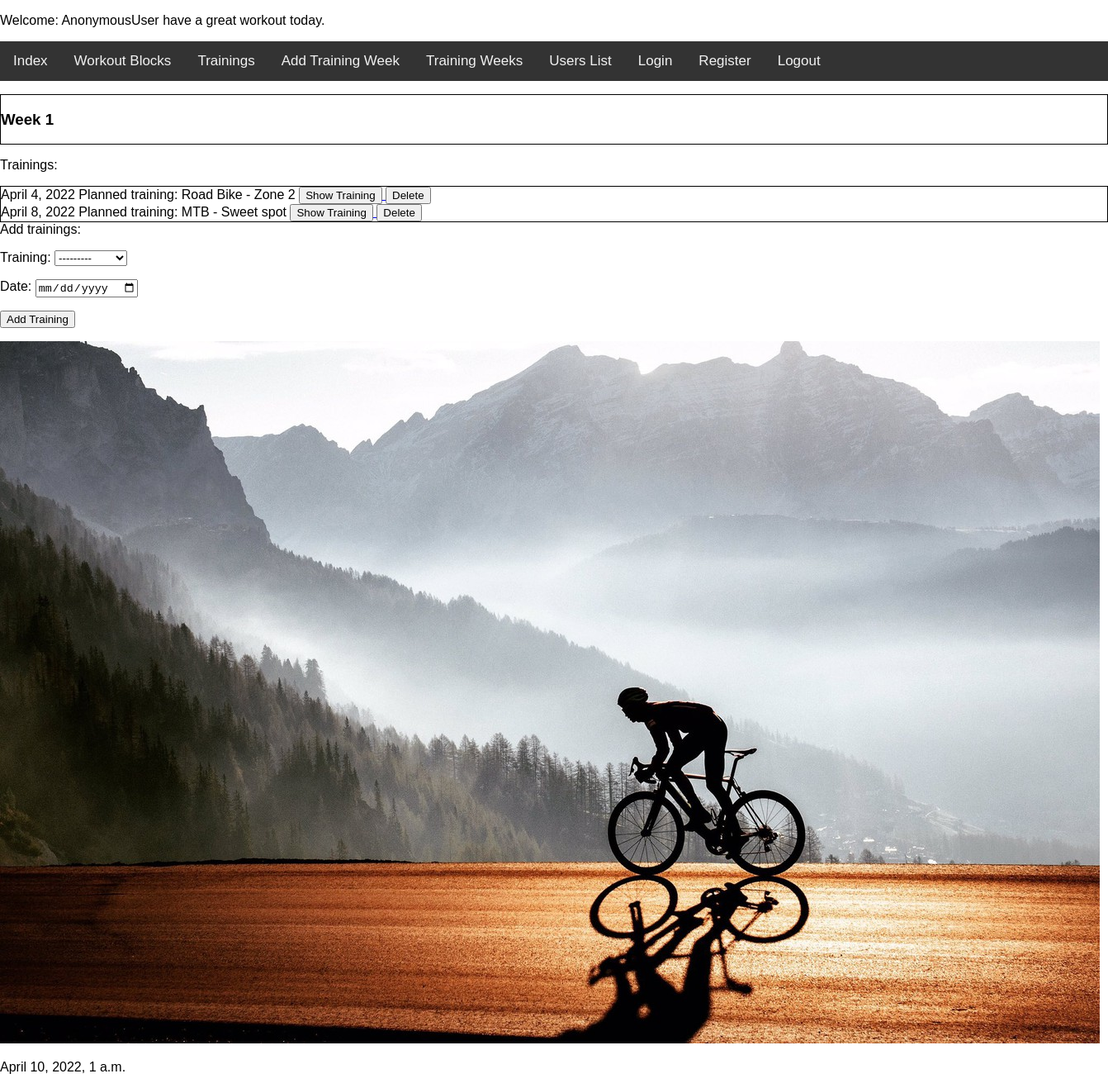
Page /trainingz_app/training_week/1/ on the committed database.
### trainingz_app/models.py (models this page shows, shortened)
class TrainingWeek(models.Model):
    name = models.CharField(max_length=40)
    start_date = models.DateField()
    end_date = models.DateField()
    trainings = models.ManyToManyField(TrainingDay)
    description = models.TextField()

class TrainingDay(models.Model):
    training = models.ForeignKey(Training, on_delete=models.CASCADE)
    date = models.DateField()
    def get_absolute_url(self):
        return reverse("detail_training_day", args=(self.id,))
    def get_delete_url(self):
        return reverse("delete_training_day", kwargs={"id": self.id})

class Training(models.Model):
    name = models.CharField(max_length=50)
    activity = models.ForeignKey(Activity, on_delete=models.CASCADE)
    description = models.TextField()
    workout_blocks = models.ManyToManyField(WorkoutBlock)
    def __str__(self):
        return self.name

class Activity(models.Model):
    def __str__(self):
        return self.name
    name = models.CharField(max_length=20, choices=CHOICES)

### trainingz_app/views.py (the view, shortened to what this page needs)
class ShowDetailTrainingWeekView(View):
    def get(self, request, id):
        training_week = TrainingWeek.objects.get(pk=id)
        trainings = training_week.trainings.all().order_by('date')
        form_training = AddTrainingDayForm()
        return render(
            request,
            "training_week_detail.html",
            {"training_week": training_week, "trainings": trainings, 'form_training': form_training},
        )

### trainingz_app/forms.py
class AddTrainingDayForm(forms.ModelForm):
    class Meta:
        model = TrainingDay
        fields = '__all__'
        widgets = {
            'date': DateInput(attrs={'type': 'date'})
        }

### trainingz_app/context_processor.py (called while the page is built)
def get_date(request):
    return {"date": datetime.now()}

### trainingz_app/templates/training_week_detail.html (shortened to what this page needs)
{% extends 'base.html' %}
{% block trainingz %}
    <div style="border: solid; border-width: 1px;">
        <h3>{{ training_week.name }}</h3>
    </div>
    <p>Trainings:</p>
    <div style="border: solid; border-width: 1px;">
        {% for training in trainings %}
            <div>{{ training.date }} Planned training: {{ training.training.activity }} - {{ training.training }}
                <a href="{{ training.get_absolute_url }}">
                    <button>Show Training</button>
                </a>
                <a href="{{ training.get_delete_url }}">
                    <button>Delete</button>
                </a>
            </div>
        {% endfor %}
    </div>
    <div>Add trainings:</div>
    <form method="POST">
        {{ form_training.as_p }}
        <input type="submit" , value="Add Training">
    </form>
{% endblock %}

### trainingz_app/static/css/base.css (style rules this page uses)
body { margin: 0; font-family: Arial, Helvetica, sans-serif; }

### rows in the picture
TrainingWeek: name "Week 1"
TrainingDay: date "April 4, 2022", training.activity "Road Bike", training "Zone 2"
TrainingDay: date "April 8, 2022", training.activity "MTB", training "Sweet spot"

### other values in the picture
{{ user }} "AnonymousUser"
